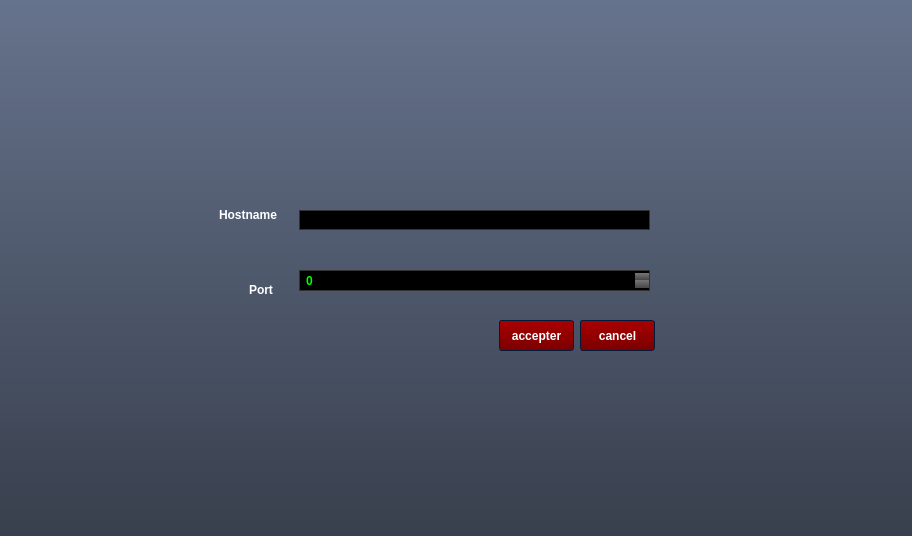
<?xml version="1.0" encoding="UTF-8"?>
<ui version="4.0">
 <class>dumessengerconnectiondialog</class>
 <widget class="QDialog" name="dumessengerconnectiondialog">
  <property name="geometry">
   <rect>
    <x>0</x>
    <y>0</y>
    <width>912</width>
    <height>536</height>
   </rect>
  </property>
  <property name="windowTitle">
   <string>Dialog</string>
  </property>
  <property name="styleSheet">
   <string notr="true">/*Copyright (c) DevSec Studio. All rights reserved.

MIT License

Permission is hereby granted, free of charge, to any person obtaining a copy
of this software and associated documentation files (the &quot;Software&quot;), to deal
in the Software without restriction, including without limitation the rights
to use, copy, modify, merge, publish, distribute, sublicense, and/or sell
copies of the Software, and to permit persons to whom the Software is
furnished to do so, subject to the following conditions:

The above copyright notice and this permission notice shall be included in all
copies or substantial portions of the Software.

THE SOFTWARE IS PROVIDED *AS IS*, WITHOUT WARRANTY OF ANY KIND, EXPRESS OR
IMPLIED, INCLUDING BUT NOT LIMITED TO THE WARRANTIES OF MERCHANTABILITY,
FITNESS FOR A PARTICULAR PURPOSE AND NONINFRINGEMENT. IN NO EVENT SHALL THE
AUTHORS OR COPYRIGHT HOLDERS BE LIABLE FOR ANY CLAIM, DAMAGES OR OTHER
LIABILITY, WHETHER IN AN ACTION OF CONTRACT, TORT OR OTHERWISE, ARISING FROM,
OUT OF OR IN CONNECTION WITH THE SOFTWARE OR THE USE OR OTHER DEALINGS IN THE
SOFTWARE.
*/

/*-----QWidget-----*/
QWidget
{
	background-color: qlineargradient(spread:repeat, x1:1, y1:0, x2:1, y2:1, stop:0 rgba(102, 115, 140, 255),stop:1 rgba(56, 63, 77, 255));
	color: #ffffff;
	border-color: #051a39;

}


/*-----QLabel-----*/
QLabel
{
	background-color: transparent;
	color: #ffffff;
	font-weight: bold;

}


QLabel::disabled
{
	background-color: transparent;
	color: #898988;

}


/*-----QMenuBar-----*/
QMenuBar
{
	background-color: #484c58;
	color: #ffffff;
	border-color: #051a39;
	font-weight: bold;

}


QMenuBar::disabled
{
	background-color: #404040;
	color: #898988;
	border-color: #051a39;

}


QMenuBar::item
{
    background-color: transparent;

}


QMenuBar::item:selected
{
    background-color: #c4c5c3;
	color: #000000;
    border: 1px solid #000000;

}


QMenuBar::item:pressed
{
    background-color: #979796;
    border: 1px solid #000;
    margin-bottom: -1px;
    padding-bottom: 1px;

}


/*-----QMenu-----*/
QMenu
{
    background-color: #c4c5c3;
    border: 1px solid;
    color: #000000;
	font-weight: bold;

}


QMenu::separator
{
    height: 1px;
    background-color: #363942;
    color: #ffffff;
    padding-left: 4px;
    margin-left: 10px;
    margin-right: 5px;

}


QMenu::item
{
    min-width : 150px;
    padding: 3px 20px 3px 20px;

}


QMenu::item:selected
{
    background-color: #363942;
    color: #ffffff;

}


QMenu::item:disabled
{
    color: #898988;
}


/*-----QToolTip-----*/
QToolTip
{
	background-color: #bbbcba;
	color: #000000;
	border-color: #051a39;
	border : 1px solid #000000;
	border-radius: 2px;

}


/*-----QPushButton-----*/
QPushButton
{
	background-color: qlineargradient(spread:repeat, x1:0.486, y1:0, x2:0.505, y2:1, stop:0.00480769 rgba(170, 0, 0, 255),stop:1 rgba(122, 0, 0, 255));
	color: #ffffff;
	font-weight: bold;
	border-style: solid;
	border-width: 1px;
	border-radius: 3px;
	border-color: #051a39;
	padding: 5px;

}


QPushButton::disabled
{
	background-color: #404040;
	color: #656565;
	border-color: #051a39;

}


QPushButton::hover
{
	background-color: #9c0000;
	color: #ffffff;
	border-style: solid;
	border-width: 1px;
	border-radius: 3px;
	border-color: #051a39;
	padding: 5px;

}


QPushButton::pressed
{
	background-color: #880000;
	color: #ffffff;
	border-style: solid;
	border-width: 2px;
	border-radius: 3px;
	border-color: #000000;
	padding: 5px;

}


/*-----QToolButton-----*/
QToolButton 
{
	background-color: qlineargradient(spread:repeat, x1:1, y1:0, x2:1, y2:1, stop:0 rgba(177, 181, 193, 255),stop:1 rgba(159, 163, 174, 255));
	color: #ffffff;
	font-weight: bold;
	border-style: solid;
	border-width: 1px;
	border-radius: 3px;
	border-color: #051a39;
	padding: 5px;

}


QToolButton::disabled
{
	background-color: #404040;
	color: #656565;
	border-color: #051a39;

}


QToolButton::hover
{
	background-color: #9fa3ae;
	color: #ffffff;
	border-style: solid;
	border-width: 1px;
	border-radius: 3px;
	border-color: #051a39;
	padding: 5px;

}


QToolButton::pressed
{
	background-color: #7b7e86;
	color: #ffffff;
	border-style: solid;
	border-width: 2px;
	border-radius: 3px;
	border-color: #000000;
	padding: 5px;

}


/*-----QComboBox-----*/
QComboBox
{
    background-color: qlineargradient(spread:repeat, x1:1, y1:0, x2:1, y2:1, stop:0 rgba(118, 118, 118, 255),stop:1 rgba(70, 70, 70, 255));
    border: 1px solid #333333;
    border-radius: 3px;
    padding-left: 6px;
    color: lightgray;
	font-weight: bold;
    height: 20px;

}


QComboBox::disabled
{
	background-color: #404040;
	color: #656565;
	border-color: #051a39;

}


QComboBox:hover
{
    background-color: #646464;

}


QComboBox:on
{
    background-color: #979796;
	color: #000000;

}


QComboBox QAbstractItemView
{
    background-color: #c4c5c3;
    color: #000000;
    border: 1px solid black;
    selection-background-color: #363942;
    selection-color: #ffffff;
    outline: 0;

}


QComboBox::drop-down
{
    subcontrol-origin: padding;
    subcontrol-position: top right;
    width: 15px;
    border-left-width: 1px;
    border-left-color: darkgray;
    border-left-style: solid; 
    border-top-right-radius: 3px; 
    border-bottom-right-radius: 3px;

}


QComboBox::down-arrow
{
    image: url(://arrow-down.png);
    width: 8px;
    height: 8px;
}


/*-----QSpinBox &amp; QDoubleSpinBox &amp; QDateTimeEdit-----*/
QSpinBox, 
QDoubleSpinBox,
QDateTimeEdit
{
	background-color: #000000;
	color: #00ff00;
	font-weight: bold;
	border: 1px solid #333333;
	padding : 4px;

}


QSpinBox::disabled, 
QDoubleSpinBox::disabled,
QDateTimeEdit::disabled
{
	background-color: #404040;
	color: #656565;
	border-color: #051a39;

}


QSpinBox:hover, 
QDoubleSpinBox::hover,
QDateTimeEdit::hover
{
    border: 1px solid #00ff00;

}


QSpinBox::up-button, QSpinBox::down-button,
QDoubleSpinBox::up-button, QDoubleSpinBox::down-button,
QDateTimeEdit::up-button, QDateTimeEdit::down-button
{
	background-color: qlineargradient(spread:repeat, x1:1, y1:0, x2:1, y2:1, stop:0 rgba(118, 118, 118, 255),stop:1 rgba(70, 70, 70, 255));
    border: 0px solid #333333;

}


QSpinBox::disabled, 
QDoubleSpinBox::disabled,
QDateTimeEdit::disabled
{
	background-color: #404040;
	color: #656565;
	border-color: #051a39;

}


QSpinBox::up-button:hover, QSpinBox::down-button:hover,
QDoubleSpinBox::up-button:hover, QDoubleSpinBox::down-button:hover,
QDateTimeEdit::up-button:hover, QDateTimeEdit::down-button:hover
{
	background-color: #646464;
    border: 1px solid #333333;


}


QSpinBox::up-button:disabled, QSpinBox::down-button:disabled,
QDoubleSpinBox::up-button:disabled, QDoubleSpinBox::down-button:disabled,
QDateTimeEdit::up-button:disabled, QDateTimeEdit::down-button:disabled
{
	background-color: #404040;
	color: #656565;
	border-color: #051a39;

}


QSpinBox::up-button:pressed, QSpinBox::down-button:pressed,
QDoubleSpinBox::up-button:pressed, QDoubleSpinBox::down-button::pressed,
QDateTimeEdit::up-button:pressed, QDateTimeEdit::down-button::pressed
{
    background-color: #979796;
    border: 1px solid #444444;

}


QSpinBox::down-arrow,
QDoubleSpinBox::down-arrow,
QDateTimeEdit::down-arrow
{
    image: url(://arrow-down.png);
    width: 7px;

}


QSpinBox::up-arrow,
QDoubleSpinBox::up-arrow,
QDateTimeEdit::up-arrow
{
    image: url(://arrow-up.png);
    width: 7px;

}


/*-----QLineEdit-----*/
QLineEdit
{
	background-color: #000000;
	color: #00ff00;
	font-weight: bold;
    border: 1px solid #333333;
	padding: 4px;

}


QLineEdit:hover
{
    border: 1px solid #00ff00;

}


QLineEdit::disabled
{
	background-color: #404040;
	color: #656565;
	border-width: 1px;
	border-color: #051a39;
	padding: 2px;

}


/*-----QTextEdit-----*/
QTextEdit
{
	background-color: #808080;
	color: #fff;
	border: 1px groove #333333;

}


QTextEdit::disabled
{
	background-color: #404040;
	color: #656565;
	border-color: #051a39;

}


/*-----QGroupBox-----*/
QGroupBox 
{
    border: 1px groove #333333;
	border-radius: 2px;
    margin-top: 20px;

}


QGroupBox 
{
	background-color: qlineargradient(spread:repeat, x1:0.486, y1:0, x2:0.505, y2:1, stop:0.00480769 rgba(170, 169, 169, 255),stop:1 rgba(122, 122, 122, 255));
	font-weight: bold;

}


QGroupBox::title  
{
    background-color: qlineargradient(spread:repeat, x1:1, y1:0, x2:1, y2:1, stop:0 rgba(71, 75, 87, 255),stop:1 rgba(35, 37, 43, 255));
    color: #ffffff;
    border: 2px groove #333333;
    subcontrol-origin: margin;
    subcontrol-position: top left;
    padding: 2px;

}


QGroupBox::title::disabled
{
	background-color: #404040;
	color: #656565;
    subcontrol-origin: margin;
    subcontrol-position: top left;
    padding: 5px;
	border-top-left-radius: 3px;
	border-top-right-radius: 3px;

}


/*-----QCheckBox-----*/
QCheckBox{
	background-color: transparent;
	font-weight: bold;
	color: #fff;

}


QCheckBox::indicator
{
    color: #b1b1b1;
    background-color: #323232;
    border: 2px solid #222222;
    width: 12px;
    height: 12px;

}


QCheckBox::indicator:checked
{
    image:url(://checkbox.png);
    border: 2px solid #00ff00;

}


QCheckBox::indicator:unchecked:hover
{
    border: 2px solid #00ff00;

}


QCheckBox::disabled
{
	color: #656565;

}


QCheckBox::indicator:disabled
{
	background-color: #656565;
	color: #656565;
    border: 1px solid #656565;

}


/*-----QRadioButton-----*/
QRadioButton{
	background-color: transparent;
	font-weight: bold;
	color: #fff;

}


QRadioButton::indicator::unchecked
{ 
	border: 2px inset #222222; 
	border-radius: 6px; 
	background-color:  #323232;
	width: 9px; 
	height: 9px; 

}


QRadioButton::indicator::unchecked:hover
{ 
	border: 2px solid #00ff00; 
	border-radius: 5px; 
	background-color:  #323232;
	width: 9px; 
	height: 9px; 

}


QRadioButton::indicator::checked
{ 
	border: 2px inset #222222; 
	border-radius: 5px; 
	background-color: #00ff00; 
	width: 9px; 
	height: 9px; 

}


QRadioButton::disabled
{
	color: #656565;

}


QRadioButton::indicator:disabled
{
	background-color: #656565;
	color: #656565;
    border: 2px solid #656565;

}


/*-----QTableView &amp; QTableWidget-----*/
QTableView
{
    background-color: #808080;
    border: 1px groove #333333;
    color: #f0f0f0;
	font-weight: bold;
    gridline-color: #333333;
    outline : 0;

}


QTableView::disabled
{
    background-color: #242526;
    border: 1px solid #32414B;
    color: #656565;
    gridline-color: #656565;
    outline : 0;

}


QTableView::item:hover 
{
    background-color: #484c58;
    color: #f0f0f0;

}


QTableView::item:selected 
{
    background-color: #484c58;
    border: 2px groove #00ff00;
    color: #F0F0F0;

}


QTableView::item:selected:disabled
{
    background-color: #1a1b1c;
    border: 2px solid #525251;
    color: #656565;

}


QTableCornerButton::section
{
    background-color: #282830;

}


QHeaderView::section
{
    background-color: #282830;
    color: #fff;
	font-weight: bold;
    text-align: left;
	padding: 4px;
	
}


QHeaderView::section:disabled
{
    background-color: #525251;
    color: #656565;

}


QHeaderView::section:checked
{
    background-color: #00ff00;

}


QHeaderView::section:checked:disabled
{
    color: #656565;
    background-color: #525251;

}


QHeaderView::section::vertical::first,
QHeaderView::section::vertical::only-one
{
    border-top: 0px;

}


QHeaderView::section::vertical
{
    border-top: 0px;

}


QHeaderView::section::horizontal::first,
QHeaderView::section::horizontal::only-one
{
    border-left: 0px;

}


QHeaderView::section::horizontal
{
    border-left: 0px;

}


/*-----QTabWidget-----*/
QTabBar::tab
{
	background-color: transparent;
	color: #ffffff;
	font-weight: bold;
	width: 100px;
	height: 20px;
	
}


QTabBar::tab:disabled
{
	background-color: #656565;
	color: #656565;

}


QTabWidget::pane 
{
	background-color: transparent;
	color: #ffffff;
	border: 1px groove #333333;

}


QTabBar::tab:selected
{
    background-color: #484c58;
	color: #ffffff;
	border: 1px groove #333333;
	border-bottom: 0px;

}


QTabBar::tab:selected:disabled
{
	background-color: #404040;
	color: #656565;

}


QTabBar::tab:!selected 
{
    background-color: #a3a7b2;

}


QTabBar::tab:!selected:hover 
{
    background-color: #484c58;

}


QTabBar::tab:top:!selected 
{
    margin-top: 1px;

}


QTabBar::tab:bottom:!selected 
{
    margin-bottom: 3px;

}


QTabBar::tab:top, QTabBar::tab:bottom 
{
    min-width: 8ex;
    margin-right: -1px;
    padding: 5px 10px 5px 10px;

}


QTabBar::tab:top:selected 
{
    border-bottom-color: none;

}


QTabBar::tab:bottom:selected 
{
    border-top-color: none;

}


QTabBar::tab:top:last, QTabBar::tab:bottom:last,
QTabBar::tab:top:only-one, QTabBar::tab:bottom:only-one 
{
    margin-right: 0;

}


QTabBar::tab:left:!selected 
{
    margin-right: 2px;

}


QTabBar::tab:right:!selected
{
    margin-left: 2px;

}


QTabBar::tab:left, QTabBar::tab:right 
{
    min-height: 15ex;
    margin-bottom: -1px;
    padding: 10px 5px 10px 5px;

}


QTabBar::tab:left:selected 
{
    border-left-color: none;

}


QTabBar::tab:right:selected 
{
    border-right-color: none;

}


QTabBar::tab:left:last, QTabBar::tab:right:last,
QTabBar::tab:left:only-one, QTabBar::tab:right:only-one 
{
    margin-bottom: 0;

}


/*-----QSlider-----*/
QSlider{
	background-color: transparent;

}


QSlider::groove:horizontal 
{
	background-color: transparent;
	height: 6px;

}


QSlider::sub-page:horizontal 
{
	background-color: qlineargradient(spread:reflect, x1:1, y1:0, x2:1, y2:1, stop:0.00480769 rgba(201, 201, 201, 255),stop:1 rgba(72, 72, 72, 255));
	border: 1px solid #000;

}


QSlider::add-page:horizontal 
{
	background-color: #404040;
	border: 1px solid #000; 

}


QSlider::handle:horizontal 
{
	background-color: qlineargradient(spread:reflect, x1:1, y1:0, x2:1, y2:1, stop:0.00480769 rgba(201, 201, 201, 255),stop:1 rgba(72, 72, 72, 255));
	border: 1px solid #000; 
	width: 12px;
	margin-top: -6px;
	margin-bottom: -6px;

}


QSlider::handle:horizontal:hover 
{
	background-color: #808080;

}


QSlider::sub-page:horizontal:disabled 
{
	background-color: #bbb;
	border-color: #999;

}


QSlider::add-page:horizontal:disabled 
{
	background-color: #eee;
	border-color: #999;

}


QSlider::handle:horizontal:disabled 
{
	background-color: #eee;
	border: 1px solid #aaa;

}


QSlider::groove:vertical 
{
	background-color: transparent;
	width: 6px;

}


QSlider::sub-page:vertical 
{
	background-color: qlineargradient(spread:reflect, x1:0, y1:0.483, x2:1, y2:0.517, stop:0.00480769 rgba(201, 201, 201, 255),stop:1 rgba(72, 72, 72, 255));
	border: 1px solid #000;

}


QSlider::add-page:vertical 
{
	background-color: #404040;
	border: 1px solid #000;

}


QSlider::handle:vertical 
{
	background-color: qlineargradient(spread:reflect, x1:0, y1:0.483, x2:1, y2:0.517, stop:0.00480769 rgba(201, 201, 201, 255),stop:1 rgba(72, 72, 72, 255));
	border: 1px solid #000;
	height: 12px;
	margin-left: -6px;
	margin-right: -6px;

}


QSlider::handle:vertical:hover 
{
	background-color: #808080;

}


QSlider::sub-page:vertical:disabled 
{
	background-color: #bbb;
	border-color: #999;

}


QSlider::add-page:vertical:disabled 
{
	background-color: #eee;
	border-color: #999;

}


QSlider::handle:vertical:disabled 
{
	background-color: #eee;
	border: 1px solid #aaa;
	border-radius: 3px;

}


/*-----QDial-----*/
QDial
{
	background-color: #600000;

}


QDial::disabled
{
	background-color: #404040;

}


/*-----QScrollBar-----*/
QScrollBar:horizontal
{
    border: 1px solid #222222;
    background-color: #63676d;
    height: 18px;
    margin: 0px 18px 0 18px;

}


QScrollBar::handle:horizontal
{
    background-color: #a6acb3;
	border: 1px solid #656565;
	border-radius: 2px;
    min-height: 20px;

}


QScrollBar::add-line:horizontal
{
    border: 1px solid #1b1b19;
    background-color: #a6acb3;
    width: 18px;
    subcontrol-position: right;
    subcontrol-origin: margin;

}


QScrollBar::sub-line:horizontal
{
    border: 1px solid #1b1b19;
    background-color: #a6acb3;
    width: 18px;
    subcontrol-position: left;
    subcontrol-origin: margin;

}


QScrollBar::right-arrow:horizontal
{
    image: url(://arrow-right.png);
    width: 8px;
    height: 8px;

}


QScrollBar::left-arrow:horizontal
{
    image: url(://arrow-left.png);
    width: 8px;
    height: 8px;

}


QScrollBar::add-page:horizontal, QScrollBar::sub-page:horizontal
{
    background: none;

}


QScrollBar:vertical
{
    background-color: #63676d;
    width: 18px;
    margin: 18px 0 18px 0;
    border: 1px solid #222222;

}


QScrollBar::handle:vertical
{
    background-color: #a6acb3;
	border: 1px solid #656565;
	border-radius: 2px;
    min-height: 20px;

}


QScrollBar::add-line:vertical
{
    border: 1px solid #1b1b19;
    background-color: #a6acb3;
    height: 18px;
    subcontrol-position: bottom;
    subcontrol-origin: margin;

}


QScrollBar::sub-line:vertical
{
    border: 1px solid #1b1b19;
    background-color: #a6acb3;
    height: 18px;
    subcontrol-position: top;
    subcontrol-origin: margin;

}


QScrollBar::up-arrow:vertical
{
    image: url(://arrow-up.png);
    width: 8px;
    height: 8px;

}


QScrollBar::down-arrow:vertical
{
    image: url(://arrow-down.png);
    width: 8px;
    height: 8px;

}


QScrollBar::add-page:vertical, QScrollBar::sub-page:vertical
{
    background: none;

}


/*-----QProgressBar-----*/
QProgressBar
{
	background-color: #000;
	color: #00ff00;
	font-weight: bold;
	border: 0px groove #000;
	border-radius: 10px;
	text-align: center;

}


QProgressBar:disabled
{
	background-color: #404040;
	color: #656565;
	border-color: #051a39;
	border: 1px solid #000;
	border-radius: 10px;
	text-align: center;

}


QProgressBar::chunk {
	background-color: #ffaf02;
	border: 0px;
	border-radius: 10px;
	color: #000;

}


QProgressBar::chunk:disabled {
	background-color: #333;
	border: 0px;
	border-radius: 10px;
	color: #656565;
}


/*-----QStatusBar-----*/
QStatusBar
{
	background-color: qlineargradient(spread:repeat, x1:1, y1:0, x2:1, y2:1, stop:0 rgba(102, 115, 140, 255),stop:1 rgba(56, 63, 77, 255));
	color: #ffffff;
	border-color: #051a39;
	font-weight: bold;

}


</string>
  </property>
  <widget class="QLineEdit" name="hostname">
   <property name="geometry">
    <rect>
     <x>299</x>
     <y>210</y>
     <width>351</width>
     <height>20</height>
    </rect>
   </property>
  </widget>
  <widget class="QPushButton" name="pb_accepter">
   <property name="geometry">
    <rect>
     <x>499</x>
     <y>320</y>
     <width>75</width>
     <height>31</height>
    </rect>
   </property>
   <property name="text">
    <string>accepter</string>
   </property>
  </widget>
  <widget class="QSpinBox" name="port">
   <property name="geometry">
    <rect>
     <x>299</x>
     <y>270</y>
     <width>351</width>
     <height>21</height>
    </rect>
   </property>
   <property name="maximum">
    <number>999999999</number>
   </property>
  </widget>
  <widget class="QLabel" name="label">
   <property name="geometry">
    <rect>
     <x>249</x>
     <y>280</y>
     <width>31</width>
     <height>20</height>
    </rect>
   </property>
   <property name="text">
    <string>Port</string>
   </property>
  </widget>
  <widget class="QLabel" name="label_2">
   <property name="geometry">
    <rect>
     <x>219</x>
     <y>200</y>
     <width>71</width>
     <height>30</height>
    </rect>
   </property>
   <property name="text">
    <string>Hostname</string>
   </property>
  </widget>
  <widget class="QPushButton" name="pb_cancel">
   <property name="geometry">
    <rect>
     <x>580</x>
     <y>320</y>
     <width>75</width>
     <height>31</height>
    </rect>
   </property>
   <property name="text">
    <string>cancel</string>
   </property>
  </widget>
 </widget>
 <resources/>
 <connections/>
</ui>
